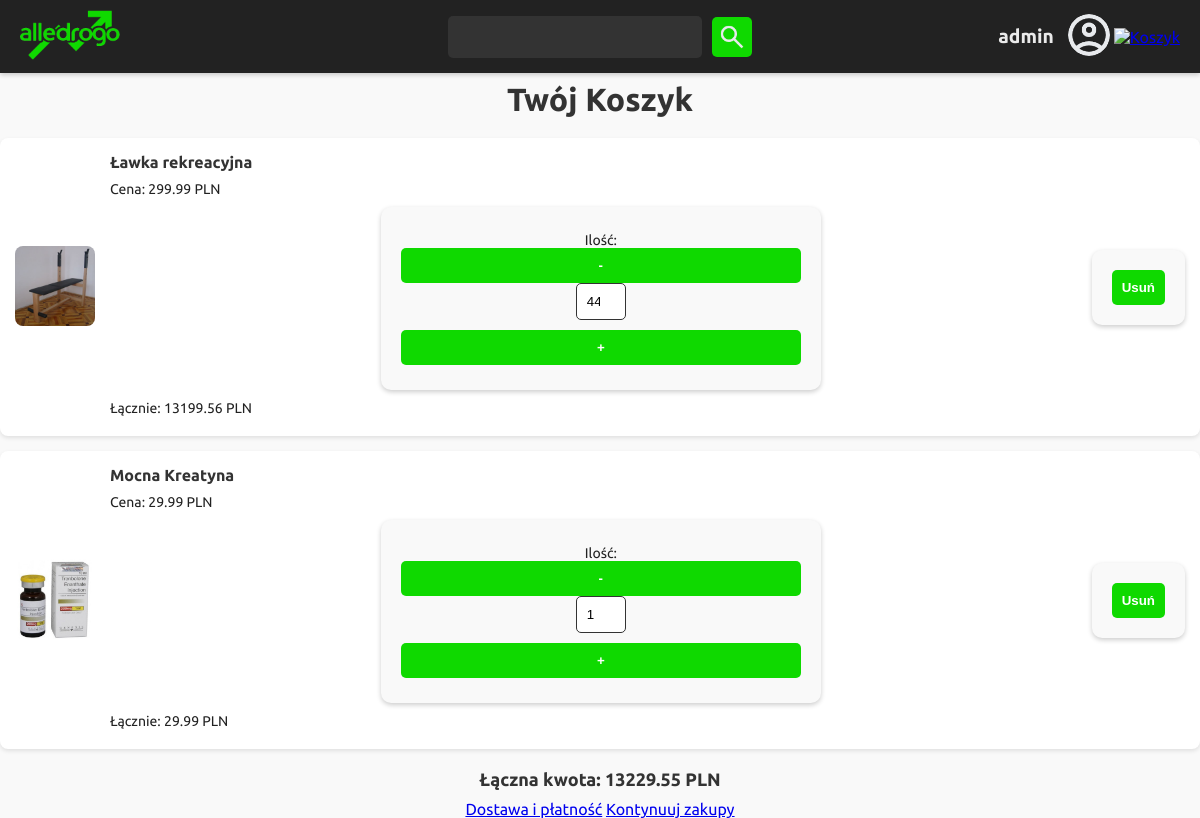
Screenshot of /koszyk/ (signed in) with the database file from the repository.
### alledrogo/models.py (models this page shows, shortened)
class PozycjaKoszyka(models.Model):
    koszyk = models.ForeignKey(Koszyk, on_delete=models.CASCADE, related_name='pozycje')
    produkt = models.ForeignKey('Produkt', on_delete=models.CASCADE)
    ilosc = models.PositiveIntegerField(default=1)
    @property
    def cena_calosciowa(self):
        return round(self.produkt.cena * self.ilosc, 2)

class Produkt(models.Model):
    id = models.AutoField(primary_key=True)
    nazwa = models.CharField(max_length=256)
    opis = models.TextField()
    cena = models.FloatField()
    srednia_ocen = models.FloatField(default=0)
    kategoria = models.ForeignKey(Kategoria, on_delete=models.CASCADE)
    firma = models.ForeignKey(Firma, on_delete=models.CASCADE, null=True, blank=True)
    zdjecie = models.ImageField(upload_to='media/zdjecia_produktow', null=True, blank=True)

### alledrogo/views.py (the view)
# urls.py: path('koszyk/', views.koszyk, name='koszyk'),
def koszyk(request):
    koszyk, created = Koszyk.objects.get_or_create(klient=request.user)
    pozycje = koszyk.pozycje.select_related('produkt')
    total = sum([pozycja.cena_calosciowa for pozycja in pozycje])
    return render(request, 'koszyk.html', {'pozycje': pozycje, 'total': total})

### alledrogo/templates/koszyk.html (shortened to what this page needs)
{% extends "template.html" %}
{% block content %}
<div class="cart-container">
    <h1 class="cart-title">Twój Koszyk</h1>
    <div class="cart-items">
        {% for pozycja in pozycje %}
        <div class="cart-item" id="cart-item-{{ pozycja.id }}">
            <div class="item-image">
                {% if pozycja.produkt.zdjecie %}
                <img src="{{ pozycja.produkt.zdjecie.url }}" />
                {% endif %}
            </div>
            <div class="item-details">
                <h3>{{ pozycja.produkt.nazwa }}</h3>
                <p>Cena: {{ pozycja.produkt.cena|floatformat:2 }} PLN</p>
                <form action="{% url 'update_pozycja_koszyka' pozycja.id %}" method="POST">
                    <p>Ilość:
                        <button type="submit" name="ilosc" value="{{ pozycja.ilosc|add:'-1' }}" {% if pozycja.ilosc <= 1 %}disabled{% endif %}>-</button>
                        <input type="number" name="ilosc" value="{{ pozycja.ilosc }}" min="1" style="width: 50px;" />
                        <button type="submit" name="ilosc" value="{{ pozycja.ilosc|add:'1' }}">+</button>
                    </p>
                </form>
                <p>Łącznie: {{ pozycja.cena_calosciowa|floatformat:2 }} PLN</p>
            </div>
            <div class="item-actions">
                <form action="{% url 'remove_item_from_cart' pozycja.id %}" method="POST">
                    <button type="submit" class="remove-item">Usuń</button>
                </form>
            </div>
        </div>
        {% endfor %}
    </div>
    <div class="cart-summary">
        <h2>Łączna kwota: {{ total|floatformat:2 }} PLN</h2>
        <div class="checkout-buttons">
            <a href="{% url 'home' %}" class="btn checkout-btn">Dostawa i płatność</a>
            <a href="{% url 'home' %}" class="btn continue-btn">Kontynuuj zakupy</a>
        </div>
    </div>
</div>
{% endblock %}

### alledrogo/templates/template.html (shortened to what this page needs)
<!DOCTYPE html>
<html lang="en">
<head>
    {% load static %}
    <link rel="stylesheet" href="{% static 'style.css' %}" />
</head>
<body>
    <div id="header">
        <a href="{% url 'home' %}">
            <img src="{% static 'images/logo-rectangle.png' %}" height="50px" />
        </a>
        <div id="search">
            <input type="text" name="search-input" id="search-input" />
            <button id="search-button">
                <img src="{% static 'images/search-image.png' %}" id="search-button-image" />
            </button>
        </div>
        {% if user.is_authenticated %}
        <div id="user">
            <span>{{ user.username }}</span>
            <a href="{% url 'profile' %}">
                <img src="{% static 'images/account-image.png' %}" alt="" />
            </a>
            <div id="cart">
            <a href="{% url 'koszyk' %}">
                <img src="{% static 'images/koszyk.png' %}" alt="Koszyk" height="40px" />
            </a>
        </div>
        </div>
        {% else %}
        <a href="{% url 'login' %}">
            <img src="{% static 'images/account-image.png' %}" alt="" />
        </a>
        {% endif %}
    </div>
    {% block content %}{% endblock %}
</body>
</html>

### alledrogo/static/style.css (style rules this page uses)
:root { --primary-color: #0fd900; --accent-color: #222; --darker-color: #333; --background-color-light: #f9f9f9; --text-color-light: #222; --background-color-dark: #1e1e1e; --text-color-dark: #eaeaea; --button-bg: #0fd900; --button-text: white; }
body { font-family: "Ubuntu", sans-serif; background-color: var(--background-color-light); color: var(--text-color-light); margin: 0; padding: 0; transition: background-color 0.3s ease, color 0.3s ease; padding-top: 60px; }
#header { display: flex; justify-content: space-between; align-items: center; background-color: var(--accent-color); padding: 10px 20px; box-shadow: 0 2px 5px rgba(0, 0, 0, 0.2); position: fixed; top: 0; width: calc(100% - 40px); z-index: 1000; transition: top 0.3s ease; }
#header img { height: 50px; }
#header button { background-color: var(--button-bg); color: var(--button-text); border: none; padding: 10px 15px; margin-left: 10px; border-radius: 5px; font-weight: bold; cursor: pointer; transition: background-color 0.3s ease, transform 0.2s ease; }
#search { display: flex; justify-content: center; align-items: center; position: absolute; left: 50%; transform: translateX(-50%); }
#search-input { height: 38px; border: 0; background-color: var(--darker-color); padding: 2px; width: 250px; border-radius: 5px; color: var(--text-color-dark); }
#search-button { padding: 5px !important; width: 40px; height: 40px; background-color: var(--button-bg); border: none; border-radius: 0 5px 5px 0; cursor: pointer; }
#search-button-image { height: 30px !important; }
#user { display: flex; align-items: center; }
#user span { margin-right: 10px; color: var(--text-color-dark); font-weight: bold; font-size: 1.2rem; }
form { max-width: 400px; margin: 10px auto; padding: 20px; background-color: var(--background-color-light); border-radius: 10px; box-shadow: 0 2px 5px rgba(0, 0, 0, 0.2); }
form input { width: calc(100% - 22px); padding: 10px; margin-bottom: 10px; border: 1px solid var(--darker-color); border-radius: 5px; box-sizing: border-box; }
form button { width: 100%; padding: 10px; background-color: var(--button-bg); color: var(--button-text); border: none; border-radius: 5px; text-align: center; font-weight: bold; cursor: pointer; transition: background-color 0.3s ease, transform 0.2s ease; }
form p { text-align: center; }
input[type="text" i] { padding-block: auto; padding-inline: auto; }
h2 { display: block; font-size: 1.5em; margin-block-start: 0; margin-block-end: 0; margin-inline-start: 0; margin-inline-end: 0; font-weight: bold; unicode-bidi: isolate; }
.cart-title { text-align: center; color: #333; margin-bottom: 20px; }
.cart-items { display: flex; flex-direction: column; gap: 15px; }
.cart-item { display: flex; align-items: center; justify-content: space-between; background: #fff; padding: 15px; border-radius: 8px; box-shadow: 0 2px 4px rgba(0, 0, 0, 0.1); }
.item-image img { width: 80px; height: 80px; object-fit: cover; border-radius: 8px; }
.item-details { flex-grow: 1; margin-left: 15px; }
.item-details h3 { margin: 0 0 10px; font-size: 16px; color: #333; }
.item-details p { margin: 5px 0; font-size: 14px; }
.cart-summary { text-align: center; margin-top: 20px; }
.cart-summary h2 { color: #333; font-size: 18px; margin-bottom: 10px; }

### rows the page displays
PozycjaKoszyka: produkt.zdjecie (picture), produkt.nazwa "Ławka rekreacyjna", produkt.cena "299.99", ilosc "44", cena_calosciowa "13199.56"
PozycjaKoszyka: produkt.zdjecie (picture), produkt.nazwa "Mocna Kreatyna", produkt.cena "29.99", ilosc "1", cena_calosciowa "29.99"

### other values shown
{{ user.username }} "admin"
{{ total|floatformat:2 }} "13229.55"
